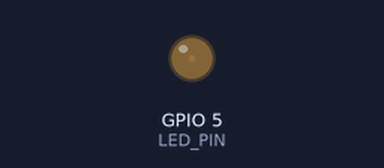
Simulated run of this program. Board: ESP32-S3. Shown: output pins drawn as LEDs (lit = HIGH).

Above: at 0.05 s.
At 0.95 s:
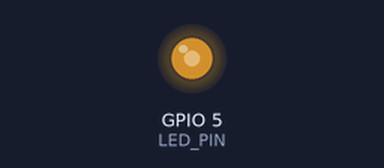
At 1.4 s:
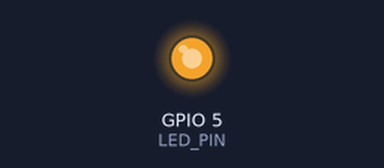
At 2.75 s:
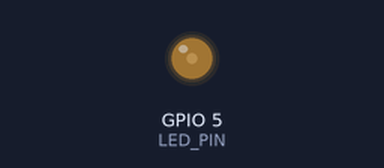
Timing chart, 0 to 7.0 s (numbered marks = the images above):
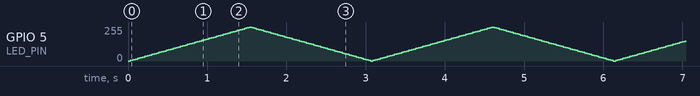

The program:

main.cpp
```cpp
#include <Arduino.h>

const byte LED_PIN = 5;        // Check your wiring! Previous header said 4, code says 5.
const int PWM_FREQ = 5000;     // 5 kHz frequency
const int PWM_RESOLUTION = 8;  // 8-bit resolution (0-255)
const int PWM_CHANNEL = 0;     // PWM channel

int duty_cycle = 0;    // Current brightness
int fadeAmount = 5;    // How many points to fade the LED by

void setup() {
  ledcSetup(PWM_CHANNEL, PWM_FREQ, PWM_RESOLUTION);
  ledcAttachPin(LED_PIN, PWM_CHANNEL);
}

void loop() {
  ledcWrite(PWM_CHANNEL, duty_cycle);
  duty_cycle = duty_cycle + fadeAmount;
  if (duty_cycle <= 0 || duty_cycle >= 255) {
    fadeAmount = -fadeAmount;
  }
  delay(30);
}
```
